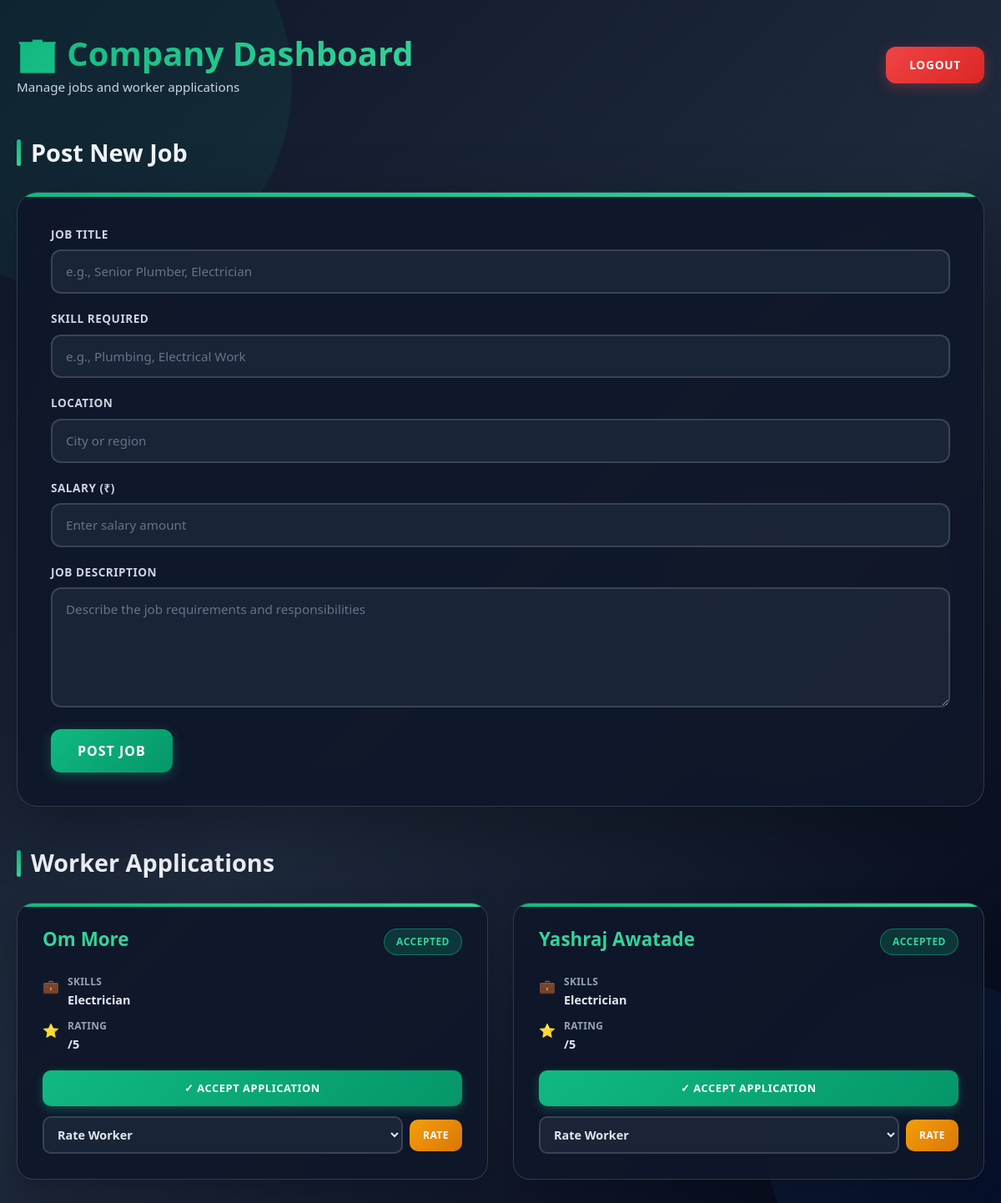
Screenshot of /company_dashboard (signed in) with the database file from the repository.
### tables this page shows
CREATE TABLE applications(
    id INTEGER PRIMARY KEY AUTOINCREMENT,
    job_id INTEGER,
    worker_id INTEGER,
    status TEXT DEFAULT 'pending',  -- pending/accepted/rejected/completed
    applied_at TIMESTAMP DEFAULT CURRENT_TIMESTAMP,
    FOREIGN KEY(job_id) REFERENCES jobs(id),
    FOREIGN KEY(worker_id) REFERENCES users(id)
);

CREATE TABLE users(
    id INTEGER PRIMARY KEY AUTOINCREMENT,
    name TEXT,
    email TEXT UNIQUE,
    password TEXT,
    role TEXT,   -- worker/company/admin
    created_at TIMESTAMP DEFAULT CURRENT_TIMESTAMP
);

CREATE TABLE worker_profiles(
    id INTEGER PRIMARY KEY AUTOINCREMENT,
    user_id INTEGER UNIQUE,
    skills TEXT,
    experience INTEGER,
    location TEXT,
    expected_salary INTEGER,
    availability TEXT,
    rating REAL DEFAULT 0,
    total_reviews INTEGER DEFAULT 0,
    FOREIGN KEY(user_id) REFERENCES users(id)
);

### app.py (the view)
@app.route("/company_dashboard")
def company_dashboard():
    if "company_id" not in session:
        return redirect("/company_login")
    db = get_db()
    jobs = db.execute("SELECT * FROM jobs WHERE company_id=?",
                      (session["company_id"],)).fetchall()
    applications = db.execute("""
    SELECT applications.*, users.name, worker_profiles.skills
    FROM applications
    JOIN users ON applications.worker_id = users.id
    JOIN worker_profiles ON worker_profiles.user_id = users.id
    JOIN jobs ON applications.job_id = jobs.id
    WHERE jobs.company_id=?
    """,(session["company_id"],)).fetchall()
    return render_template("company_dashboard.html",
                           jobs=jobs,
                           applications=applications)

### app.py (called while the page is built)
def get_db():
    conn = sqlite3.connect("database.db")
    conn.row_factory = sqlite3.Row
    return conn

### templates/company_dashboard.html (shortened to what this page needs)
<!DOCTYPE html>
<html lang="en">
<head>
<link href="https://cdn.jsdelivr.net/npm/bootstrap@5.3.2/dist/css/bootstrap.min.css" rel="stylesheet">
</head>
<body>
  <div class="bg-element bg-element-1"></div>
  <div class="main-wrapper">
    <div class="header-section">
      <div class="header-title">
        <h1>🏢 Company Dashboard</h1>
        <p>Manage jobs and worker applications</p>
      </div>
      <a href="/logout" class="logout-btn">Logout</a>
    </div>
    <div class="section-header">
      <h2>Post New Job</h2>
    </div>
    <div class="form-card">
      <form method="post" action="/post_job">
        <div class="form-group">
          <label for="title">Job Title</label>
          <input
            type="text"
            id="title"
            name="title"
            placeholder="e.g., Senior Plumber, Electrician"
            required
          >
        </div>
        <div class="form-group">
          <label for="skill">Skill Required</label>
          <input
            type="text"
            id="skill"
            name="skill"
            placeholder="e.g., Plumbing, Electrical Work"
            required
          >
        </div>
        <div class="form-group">
          <label for="location">Location</label>
          <input
            type="text"
            id="location"
            name="location"
            placeholder="City or region"
            required
          >
        </div>
        <div class="form-group">
          <label for="salary">Salary (₹)</label>
          <input
            type="number"
            id="salary"
            name="salary"
            placeholder="Enter salary amount"
            required
          >
        </div>
        <div class="form-group">
          <label for="desc">Job Description</label>
          <textarea
            id="desc"
            name="desc"
            placeholder="Describe the job requirements and responsibilities"
            rows="5"
            required
          ></textarea>
        </div>
        <button type="submit" class="post-button">Post Job</button>
      </form>
    </div>
    <div class="section-header">
      <h2>Worker Applications</h2>
    </div>
    {% if applications %}
    <div class="applications-container">
      {% for app in applications %}
      <div class="application-card">
        <div class="app-header">
          <h3 class="app-worker-name">{{app.name}}</h3>
          <span class="status-badge {% if app.status == 'pending' %}status-pending{% elif app.status == 'accepted' %}status-accepted{% else %}status-rejected{% endif %}">
            {{app.status}}
          </span>
        </div>
        <div class="app-details">
          <div class="app-detail">
            <span class="app-detail-icon">💼</span>
            <div class="app-detail-text">
              <span class="app-detail-label">Skills</span>
              <span class="app-detail-value">{{app.skills}}</span>
            </div>
          </div>
          <div class="app-detail">
            <span class="app-detail-icon">⭐</span>
            <div class="app-detail-text">
              <span class="app-detail-label">Rating</span>
              <span class="app-detail-value">{{app.rating}}/5</span>
            </div>
          </div>
        </div>
        <div class="app-actions">
          <a href="/accept/{{app.id}}" class="accept-btn">✓ Accept Application</a>
          <form method="post" action="/rate/{{app.worker_id}}" class="rating-form">
            <select name="rating" required>
              <option value="">Rate Worker</option>
            </select>
            <button type="submit" class="rating-btn">Rate</button>
          </form>
        </div>
      </div>
      {% endfor %}
    </div>
    {% else %}
    <div class="no-applications">
      <div class="no-applications-icon">📭</div>
      <p class="no-applications-text">No worker applications yet. Post a job to get started!</p>
    </div>
    {% endif %}
  </div>
</body>
</html>

### rows the page displays
applications: name "Om More", status "ACCEPTED", skills "Electrician"
applications: name "Yashraj Awatade", status "ACCEPTED", skills "Electrician"
